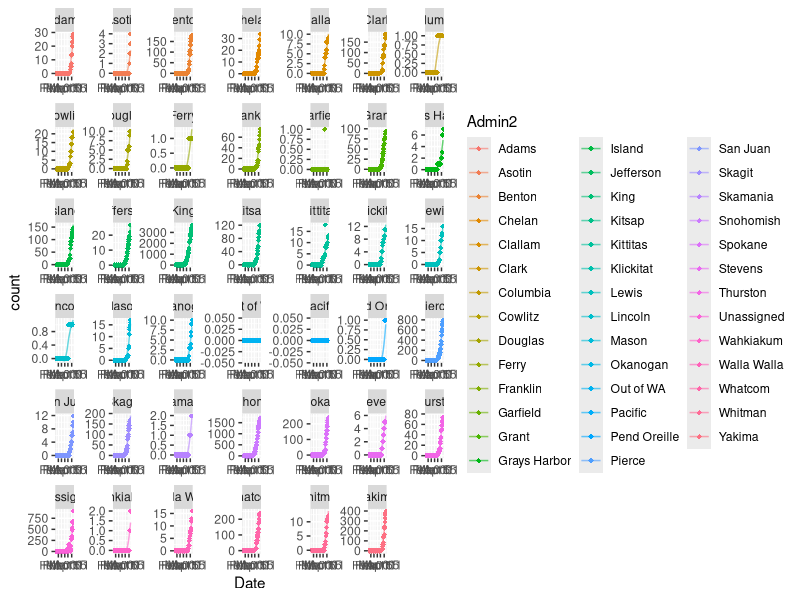
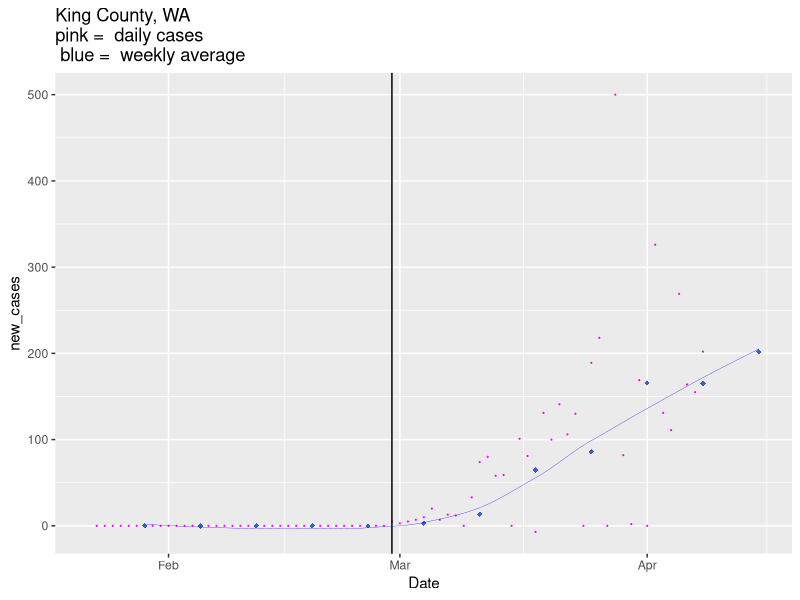
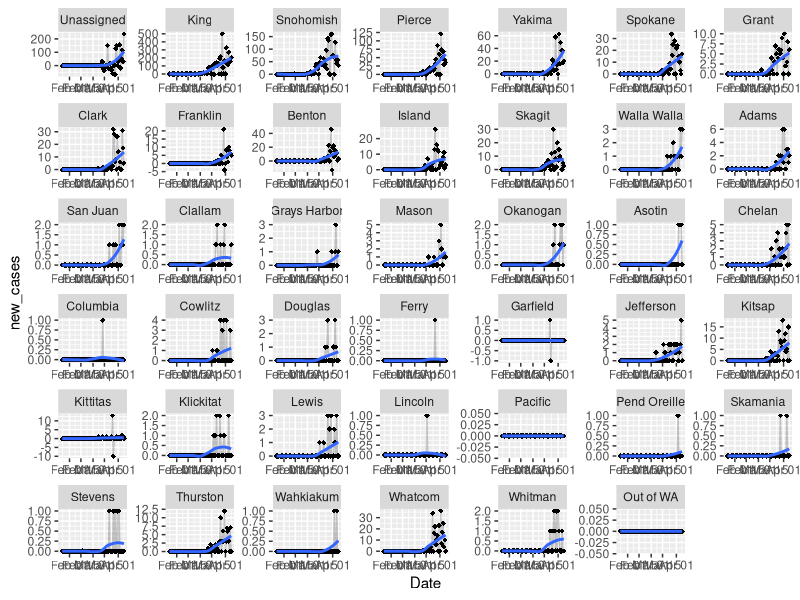

Write the R code that produced these figures, in order. (Note: this script raises an error after producing the figures.)
library(tidyverse)
library(lubridate)
library(forcats)
library(viridis)
# read US Cases into Rstudio ----------------------------------------------

covid_cases_us <- read.csv(here::here("data","covid_US_cases_raw.csv"),stringsAsFactors = F)

# tidy up the data for graphing
recent_date <- colnames(covid_cases_us)[length(covid_cases_us)]
head(covid_cases_us)

str(covid_cases_us)

UID_dates<- covid_cases_us %>% select(UID,X1.22.20:recent_date) %>% gather(key = Date, value= count,-UID)

UID_info<- covid_cases_us %>% select(-c(X1.22.20:recent_date))

covid_US_cases_tidy<- left_join(UID_info,UID_dates,by="UID")

covid_US_cases_tidy<-covid_US_cases_tidy %>% mutate(Date=gsub("X","",Date))
str(covid_US_cases_tidy)

cols<- names(covid_US_cases_tidy[c(1:8,11)])

#Use lapply() to coerce and replace the chosen columns:
covid_US_cases_tidy[cols] <- lapply(covid_US_cases_tidy[cols], factor)  ## as.factor() could also be used
covid_US_cases_tidy$Date<- mdy(covid_US_cases_tidy$Date)
str(covid_US_cases_tidy)
#write.csv(covid_US_cases_tidy,file='./data/covid_US_cases_tidy.csv')



#covid_US_cases_tidy<- read.csv(file='./data/covid_US_cases_tidy.csv')

# list of counties in Washington

covid_US_cases_tidy %>% filter(Province_State=="Washington") %>% group_by(Admin2) %>%
  summarise(m=max(count)) %>% arrange(desc(m))

# total cumulative cases in Washington state, King and Spkane county

covid_US_cases_tidy %>% filter(Province_State=="Washington"#,
                               #Admin2=="King"|
                                # Admin2=="Spokane"|
                                 #Admin2=="Snohomish",count>01
                               ) %>%
  group_by(Admin2) %>%
  arrange(desc(Date)) %>% select(-c(iso2:FIPS,Country_Region)) %>% group_by(Date)%>%
  ggplot(aes(Date,count,color=Admin2))+geom_point(shape=18)+
  geom_line(stat='smooth',se=F,alpha=.6)+
  facet_wrap(~Admin2,scales='free')

new.cases <- c("Adams",'Benton','Grant', 'Clark', 'Franklin','Skagit','Spokane','Thurston','Walla Walla','Yakima',"King")

covid_US_cases_tidy %>% filter(#Date>today()-21,
                               Province_State=='Washington') %>%
  #filter(Admin2 == "King" |Admin2 %in% new.cases) %>%
  group_by(Admin2) %>%
  arrange(-desc(Date)) %>% select(-c(iso2:FIPS,Country_Region)) %>%
  mutate(count_lag=lag(count,1),new_cases=count-count_lag) %>% group_by(Date) %>%
  arrange(desc(Date),desc(new_cases)) %>%
  mutate(sort.Admin2=factor(Admin2))-> wa.new.cases#


# The following compares snohomish and king on average weekly new  --------

wa.new.cases %>% filter(Admin2=="King") %>% select(Admin2,count,count_lag,new_cases) %>% mutate(week=week(Date)) %>% group_by(week,Admin2)%>% summarise(mean_new=mean(new_cases,na.rm=T),sum_new=sum(new_cases,na.rm=T)) %>% mutate(d=ymd("2020-01-01")+weeks(week))->weekly_king #because "weeks(week)" probably cycles over, the weekly average stops in jan 2021

wa.new.cases %>% filter(Admin2=="King",
                        #Date<=ymd("2020-10-15")
                        ) %>%
  # consdier changing date filter above
  select(Admin2,count,count_lag,new_cases,Date) %>%
  mutate(week=week(Date)) %>%
  group_by(week,Admin2) %>%
  ggplot(aes(x=Date,y=new_cases))+
  geom_point(color='magenta',size=.1) +
  # consdier changing date filter below
    geom_point(data=weekly_king# %>% filter(d<=ymd(today()))
               ,
               aes(x=d,y=mean_new),color='royalblue3',shape=18,size=1.5)+
  geom_smooth(data=weekly_king,aes(x=d,y=mean_new),se = F, color='blue',          size=.1)+
  ggtitle("King County, WA\npink =  daily cases\n blue =  weekly average")+
  geom_vline(xintercept=ymd("2020-11-03"))+
  geom_label(label="election 11/3 --->",
             x= ymd("2020-10-10"),
             y = 750
  )+
  geom_vline(xintercept=ymd("2020-02-29"))+
  geom_label(label="<-- first stay at home order",
             x= ymd("2020-04-01"),
             y = 750
  )



  wa.new.cases[,c(3,12)] <- lapply(wa.new.cases[,c(3,12)],function(x) factor(x))
lapply(wa.new.cases[,c('Admin2','sort.Admin2')], levels)
wa.new.cases[,12] <- factor(wa.new.cases$Admin2,levels = wa.new.cases$Admin2[1:41], ordered = T)

wa.new.cases %>%
  ggplot(aes(Date,new_cases))+
  geom_point(shape=18)+geom_line(alpha=.2)+geom_smooth(se=F)+
  facet_wrap(~sort.Admin2,scales = 'free')

# all us state and then some
drop_ship <- c("Diamond Princess","Grand Princess")
drop_state <- c("New Jersey","New York","Massachusetts","California",)
protest_states <- c("Minnesota","Texas","Colorado","Michigan","Illinois",
                    "Wisconsin","Ohio","Mississippi","North Carolina","Alabama","Arizona")

covid_US_cases_tidy %>%
  select(-c(iso2:FIPS,
            Admin2,
            Country_Region)) %>%
  group_by(Province_State,
           #Admin2,
           Date) %>%
  summarise(count = sum(count, na.rm = T)) %>%
  filter(Date > "2020-04-20", !Province_State %in% drop_ship) %>%
  #filter(!Province_State %in% drop_state) %>%
  #filter(Province_State %in% protest_states) %>%
  mutate(new_cases = count - lag(count)) %>%
  group_by(Date, Province_State) %>% arrange(desc(Date), desc(new_cases)) %>%
  mutate(sort_state = factor(Province_State))  -> tmp

  tmp[,c(1,5)] <- lapply(tmp[,c(1,5)],function(x) factor(x))
  lapply(tmp[,c('Province_State','sort_state')], levels)
  tmp[,5] <- factor(tmp$Province_State,levels = tmp$Province_State[1:56], ordered = T)

    tmp %>%
    ggplot(aes(x=Date,new_cases))+ geom_point(size=.2)+
  geom_line()+
  facet_wrap(~sort_state,scales = 'fixed')+
  ggtitle("new cases in the States since 4/21\nBlue simple linear regression, pink with , loess")+
  geom_smooth(method='lm',color='blue',se=F)+
geom_smooth(color='pink',size=.6)
